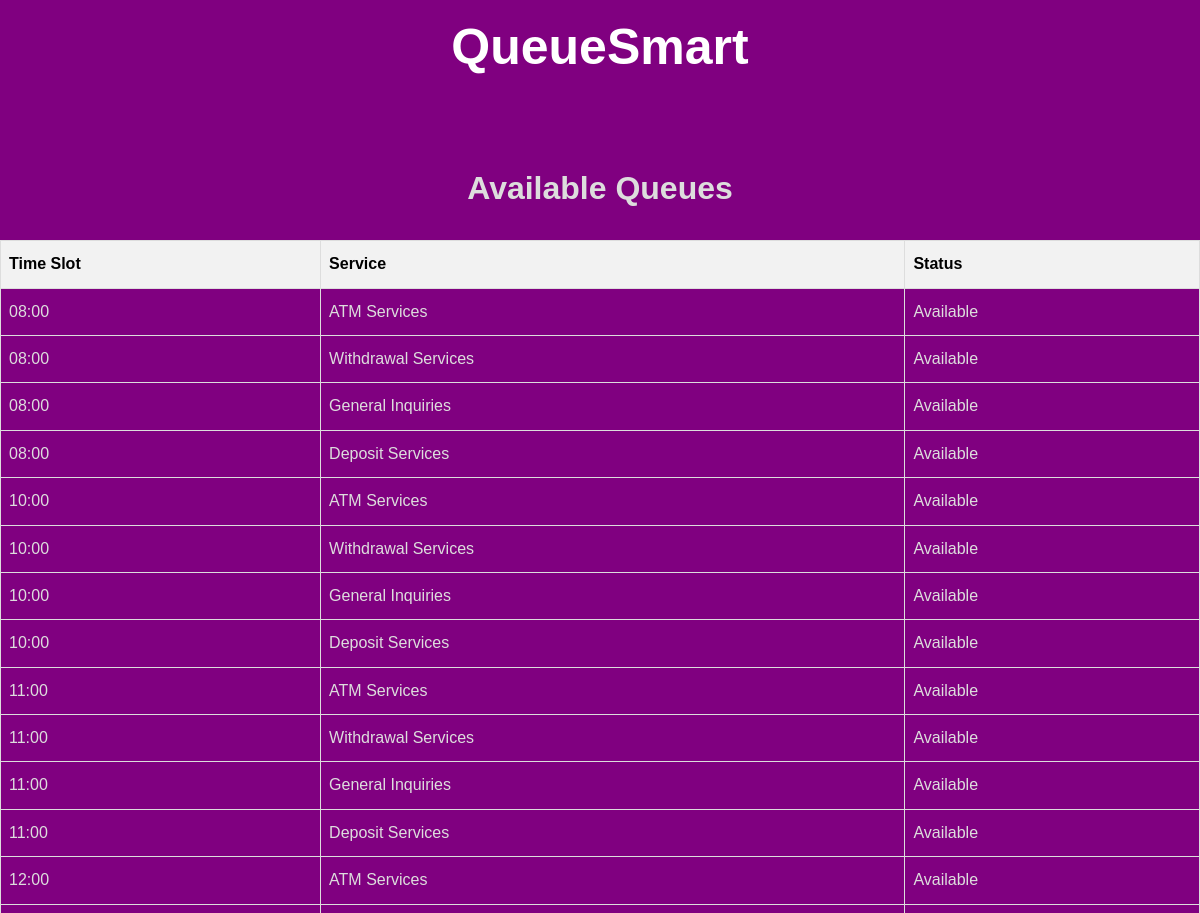
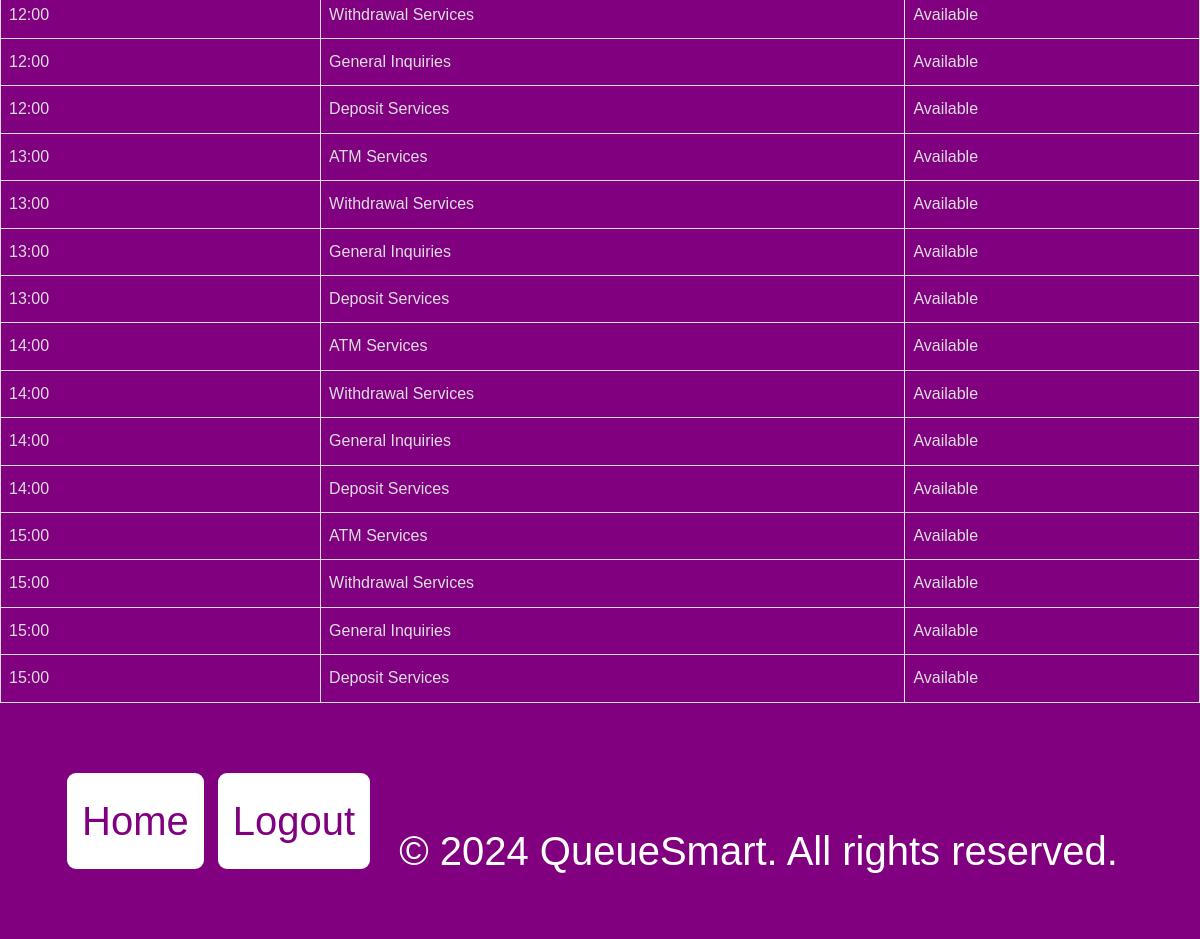
Screenshot of /available_queues/ with the database file from the repository (2 pictures, top to bottom).
### queue_app/models.py (models this page shows, shortened)
class Service(models.Model):
    name = models.CharField(max_length=100)

### queue_app/views.py (the view)
# urls.py: path('available_queues/', view_available_queues, name='view_available_queues'),
def view_available_queues(request):
    today = timezone.now().date()
    services = Service.objects.all()
    available_slots = []
    for hour in range(7, 16):  # 7:00 to 15:00
        time_slot = timezone.datetime(today.year, today.month, today.day, hour, 0, 0)
        if not Booking.objects.filter(date_time=time_slot).exists():
            for service in services:
                available_slots.append({'time': time_slot, 'service': service})
    return render(request, 'available_queues.html', {'available_slots': available_slots})

### queue_app/templates/available_queues.html (shortened to what this page needs)
<!DOCTYPE html>
{% load static %}
<html lang="en">
<head>
    <link rel="stylesheet" href="{% static 'css/styles.css' %}">
</head>
<body>
    <h2 class="logo">QueueSmart</h2>
    <h1>Available Queues</h1>
    <table>
        <thead>
            <tr>
                <th>Time Slot</th>
                <th>Service</th>
                <th>Status</th>
            </tr>
        </thead>
        <tbody>
            {% for slot in available_slots %}
                <tr>
                    <td>{{ slot.time|date:"H:i" }}</td>
                    <td>{{ slot.service.name }}</td>
                    <td>Available</td>
                </tr>
            {% empty %}
                <tr>
                    <td colspan="3">No available slots for today.</td>
                </tr>
            {% endfor %}
        </tbody>
    </table>
    <footer>
        <div class="container">
            <a href="{% url 'index' %}" class="home-link">Home</a>
            <a href="{% url 'logout' %}" class="home-link">Logout</a>
            <p class="copyright">&copy; 2024 QueueSmart. All rights reserved.</p>
        </div>
    </footer>
</body>
</html>

### queue_app/static/css/styles.css (style rules this page uses)
body { display:flex; margin: auto; min-height:100vh; font-family: Arial, sans-serif; color:#333 ; line-height: 1.9; flex-direction:column; }
.container { width: 100%; margin: 0 auto; background-color:transparent; }
.logo { float: left; font-size: 24px; font-weight: bold; }
footer { background: purple; color: #fff; text-align: center; padding: 10px 0; margin-top:80px; }
.home-link, .back-link { display: flexbox; background-color: #fff; color: purple; padding: 10px 15px; text-decoration: none; border-radius: 9px; font-size: 10px; margin: 0 7px; transition: background-color 0.3s, color 0.3s; float:left; }
.copyright { display:inline-block; }
@media (min-width: 768px) { .container { width: 90%; } }
@media (min-width: 768px) { .logo { float: none; display: block; text-align: center; font-size:50px; } }
@media (min-width: 768px) { footer { margin-top:100%; background: purple; color: #fff; text-align: center; padding: 10px 0; } }
@media (min-width: 768px) { .home-link, .back-link { display: flexbox; background-color: #fff; color: purple; padding: 10px 15px; text-decoration: none; border-radius: 9px; font-size: 25px; margin: 0 7px; transition: background-color 0.3s, color 0.3s; float:left; font-size:40px; } }
@media (min-width: 768px) { .container p { font-size:40px; } }
@media (min-width: 768px) { footer { margin-top:90px; } }
@media (min-width: 768px) { .home-link { margin-bottom: -32px; } }
@media (min-width: 1200px) { footer { margin-top:100%; background: purple; color: #fff; text-align: center; padding: auto 0; margin-top: 60px; } }
@media (min-width: 1200px) { .home-link { margin-bottom: -32px; } }

### queue_app/templates/available_queues.html (style rules this page uses)
body { background-color:purple; }
.logo { margin-top: auto; color: white; }
table { width: 100%; border-collapse: collapse; }
th, td { border: 1px solid #dddddd; text-align: left; padding: 8px; color: #dddddd; }
th { background-color: #f2f2f2; color: black; }
h1 { text-align: center; color: #dddddd; }

### rows the page displays
Service: time "08:00", service.name "ATM Services", time "10:00", time "11:00", time "12:00", time "13:00", time "14:00", time "15:00"
Service: time "08:00", service.name "Withdrawal Services", time "10:00", time "11:00", time "12:00", time "13:00", time "14:00", time "15:00"
Service: time "08:00", service.name "General Inquiries", time "10:00", time "11:00", time "12:00", time "13:00", time "14:00", time "15:00"
Service: time "08:00", service.name "Deposit Services", time "10:00", time "11:00", time "12:00", time "13:00", time "14:00", time "15:00"
